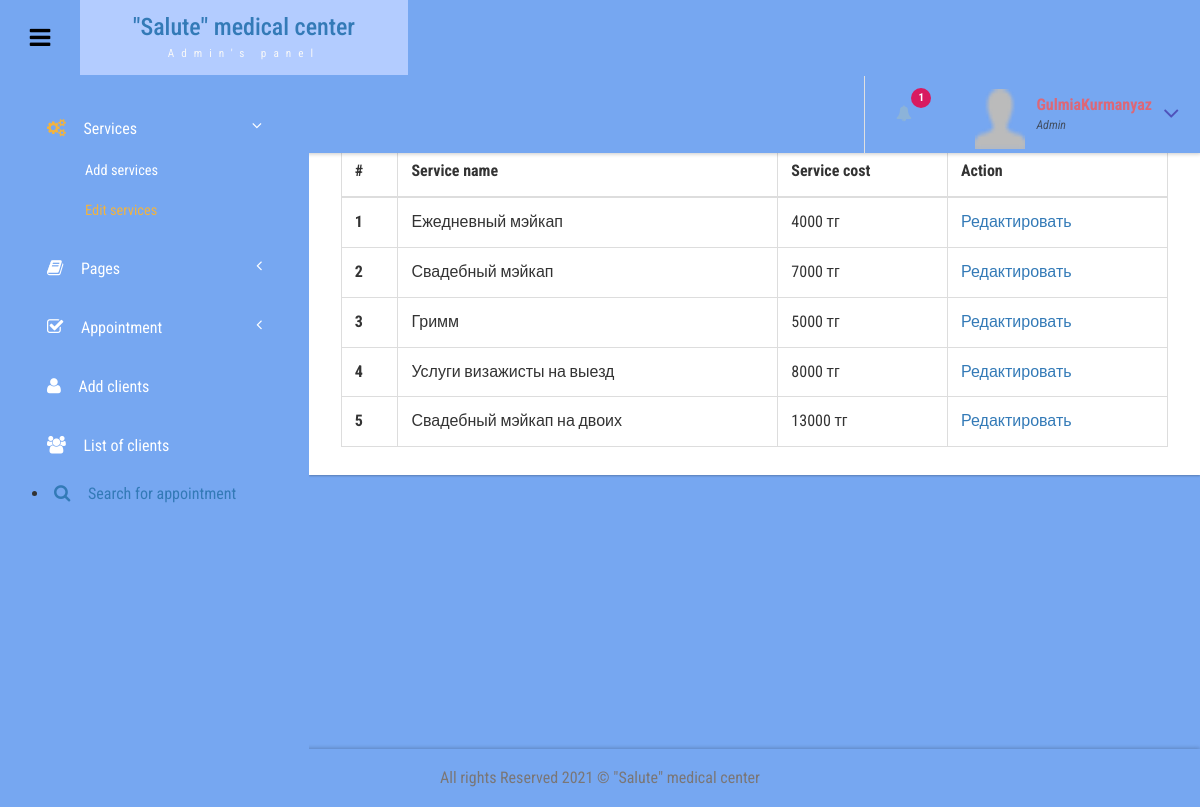
Screenshot of /admin/manage-services.php (signed in) with the database file from the repository.
### tables this page shows
CREATE TABLE `tblservices` (
  `ID` int(10) NOT NULL,
  `ServiceName` varchar(200) DEFAULT NULL,
  `Cost` varchar(10) DEFAULT NULL
);

### admin/manage-services.php (the view, shortened to what this page needs)
<?php
include('includes/dbconnection.php');
if (strlen($_SESSION['bpmsaid']==0)) {
  header('location:logout.php');
  } else{
  ?>
<!DOCTYPE HTML>
<html>
<head>
<link href="css/bootstrap.css" rel='stylesheet' type='text/css' />
<link href="css/style.css" rel='stylesheet' type='text/css' />
<link href="css/font-awesome.css" rel="stylesheet">
<link href="css/animate.css" rel="stylesheet" type="text/css" media="all">
<link href="css/custom.css" rel="stylesheet">
</head>
<body class="cbp-spmenu-push">
	<div class="main-content">
		 <?php include_once('includes/sidebar.php');?>
		 <?php include_once('includes/header.php');?>
		<div id="page-wrapper">
			<div class="main-page">
				<div class="tables">
					<h3 class="title1">Manage service</h3>
					<div class="table-responsive bs-example widget-shadow">
						<h4>Update service:</h4>
						<table class="table table-bordered"> <thead> <tr> <th>#</th> <th>Service name</th> <th>Service cost</th> <th>Action</th> </tr> </thead> <tbody>
<?php
$ret=mysqli_query($con,"select *from  tblservices");
$cnt=1;
while ($row=mysqli_fetch_array($ret)) {
?>
						 <tr> <th scope="row"><?php echo $cnt;?></th> <td><?php  echo $row['ServiceName'];?></td> <td><?php  echo $row['Cost'];?></td> <td><a href="edit-services.php?editid=<?php echo $row['ID'];?>">Редактировать</a></td> </tr>   <?php
$cnt=$cnt+1;
}?></tbody> </table>
					</div>
				</div>
			</div>
		</div>
		 <?php include_once('includes/footer.php');?>
	</div>
</body>
</html>
<?php }  ?>

### admin/includes/header.php (shortened to what this page needs)
<div class="sticky-header header-section ">
      <div class="header-left">
        <button id="showLeftPush"><i class="fa fa-bars"></i></button>
        <div class="logo">
          <a href="index.html">
            <h3>"Salute" medical center</h3>
            <span>Admin's panel</span>
          </a>
        </div>
        <div class="clearfix"> </div>
      </div>
      <div class="header-right">
        <div class="profile_details_left">
          <ul class="nofitications-dropdown">
            <?php
$ret1=mysqli_query($con,"select ID,Name from  tblappointment where Status=''");
$num=mysqli_num_rows($ret1);
?>
            <li class="dropdown head-dpdn">
              <a href="#" class="dropdown-toggle" data-toggle="dropdown" aria-expanded="false"><i class="fa fa-bell"></i><span class="badge blue"><?php echo $num;?></span></a>
            </li>
          </ul>
          <div class="clearfix"> </div>
        </div>
        <div class="profile_details">
        <?php
$adid=$_SESSION['bpmsaid'];
$ret=mysqli_query($con,"select AdminName from tbladmin where ID='$adid'");
$row=mysqli_fetch_array($ret);
$name=$row['AdminName'];
?>
          <ul>
            <li class="dropdown profile_details_drop">
              <a href="#" class="dropdown-toggle" data-toggle="dropdown" aria-expanded="false">
                <div class="profile_img">
                  <span class="prfil-img"><img src="images/user.png" alt="" width="50" height="60"> </span>
                  <div class="user-name">
                    <p><?php echo $name; ?></p>
                    <span>Admin</span>
                  </div>
                  <i class="fa fa-angle-down lnr"></i>
                  <div class="clearfix"></div>
                </div>
              </a>
            </li>
          </ul>
        </div>
        <div class="clearfix"> </div>
      </div>
      <div class="clearfix"> </div>
    </div>

### admin/css/style.css (style rules this page uses)
h4, h5, h6, h1, h2, h3 { margin: 0; }
ul, ol { margin: 0; }
p { margin: 0; }
html, body { font-family: 'Roboto Condensed', sans-serif; font-size: 100%; overflow-x: hidden; background: #76A7F1 ; }
body a { transition: 0.5s all ease; -webkit-transition: 0.5s all ease; -moz-transition: 0.5s all ease; -o-transition: 0.5s all ease; -ms-transition: 0.5s all ease; text-decoration:none; }
h1,h2,h3,h4,h5,h6 { margin:0; }
p { margin:0; }
ul,label { margin:0; padding:0; }
.main-content { position: relative; }
.sticky-header { position: fixed; top: 0; left:0px; width: 100%; z-index: 100; }
.header-section { background:#76A7F1; box-shadow: 1px 1px 4px rgba(0, 0, 0, 0.21); -webkit-box-shadow: 1px 1px 4px rgba(0, 0, 0, 0.21); -moz-box-shadow: 1px 1px 4px rgba(0, 0, 0, 0.21); -o-box-shadow: 1px 1px 4px rgba(0, 0, 0, 0.21); }
.header-section::after { clear: both; display: block; content: ''; }
.header-right { float: right; }
button#showLeftPush { font-size: 1.5em; width: 80px; padding: 0.87em 0; text-align: center; cursor: pointer; float: left; color: #76A7F1; -moz-transition: all 0.2s ease-out 0s; -webkit-transition: all 0.2s ease-out 0s; transition: all 0.2s ease-out 0s; border: none; background-color: #76A7F1; outline:none; }
.cbp-spmenu-push { overflow-x: hidden; position: relative; }
.cbp-spmenu, .cbp-spmenu-push { -webkit-transition: all 0.3s ease; -moz-transition: all 0.3s ease; transition: all 0.3s ease; }
.cbp-spmenu-push div#page-wrapper { margin: 0 0 0 19.3em; transition:.5s all; -webkit-transition:.5s all; -moz-transition:.5s all; }
.fa { display: inline-block; font-family: FontAwesome; font-style: normal; font-weight: normal; line-height: 1; -webkit-font-smoothing: antialiased; -moz-osx-font-smoothing: grayscale; }
.logo { background: #b3ccff; text-align: center; float: left; }
.logo a { padding: 0.9em 3.3em .7em; display: block; text-decoration: none; }
.logo a span { color: #F8F8F8; font-size: .7em; text-align: center; letter-spacing: 7px; }
.profile_details_left { float: left; }
li.dropdown.head-dpdn { display: inline-block; padding: 1.7em 0; border-left: 1px solid #E0E0E0; float: left; }
li.dropdown.head-dpdn a.dropdown-toggle { padding: 1.7em 2em; }
i.fa.fa-bell { color:#8cb3d9; }
.header-right span.badge { font-size: 11px; font-weight: bold; color: #FFF; background: #8BC34A; line-height: 15px; width: 20px; height: 20px; border-radius: 2em; -webkit-border-radius: 2em; -moz-border-radius: 2em; -o-border-radius: 2em; text-align: center; display: inline-block; position: absolute; top: 16%; padding: 2px 0 0; }
.header-right span.blue { background-color:#D81B60; }
.profile_details { float: right; }
.profile_details_drop a.dropdown-toggle { display:block; padding: 0.8em 3em 0 2em; }
.profile_img span.prfil-img { float:left; }
.user-name { float:left; margin-top:8px; margin-left:11px; height:35px; }
.profile_details ul li { list-style-type:none; position:relative; }
.profile_details li a i.fa.lnr { position: absolute; top: 34%; right: 8%; color: #4F52BA; font-size: 1.6em; }
.user-name p { font-size:1em; color:#DD6777; line-height:1em; font-weight:700; }
.user-name span { font-size: .75em; font-style: italic; color: #424f63; font-weight: normal; margin-top: .3em; }
.widget-shadow { background-color: #fff; box-shadow: 0 -1px 3px rgba(0,0,0,.12),0 1px 2px rgba(0,0,0,.24); -webkit-box-shadow: 0 -1px 3px rgba(0,0,0,.12),0 1px 2px rgba(0,0,0,.24); -moz-box-shadow: 0 -1px 3px rgba(0,0,0,.12),0 1px 2px rgba(0,0,0,.24); }
h3.title1 { font-size: 2em; color: #e94e02; margin-bottom: 0.8em; }
.table > thead > tr > th, .table > tbody > tr > th, .table > tfoot > tr > th, .table > thead > tr > td, .table > tbody > tr > td, .table > tfoot > tr > td { border-top: none; }
.tables h4 { font-size: 1.4em; margin-bottom: 1em; color: #777777; }
.tables .panel-body ,.tables .bs-example { padding: 2em 2em 0.5em; }
.tables .table > thead > tr > th, .tables .table > tbody > tr > th, .tables .table > tfoot > tr > th, .tables .table > thead > tr > td, .tables .table > tbody > tr > td, .tables .table > tfoot > tr > td { padding: 13px; border-top: 1px solid #E0E0E0; }
.bs-example { margin-top: 2em; }

### rows the page displays
tblservices: ServiceName "Ежедневный мэйкап", Cost "4000 тг"
tblservices: ServiceName "Свадебный мэйкап", Cost "7000 тг"
tblservices: ServiceName "Гримм", Cost "5000 тг"
tblservices: ServiceName "Услуги визажисты на выезд", Cost "8000 тг"
tblservices: ServiceName "Свадебный мэйкап на двоих", Cost "13000 тг"

### other values shown
$num "1"
$name "GulmiaKurmanyaz"
